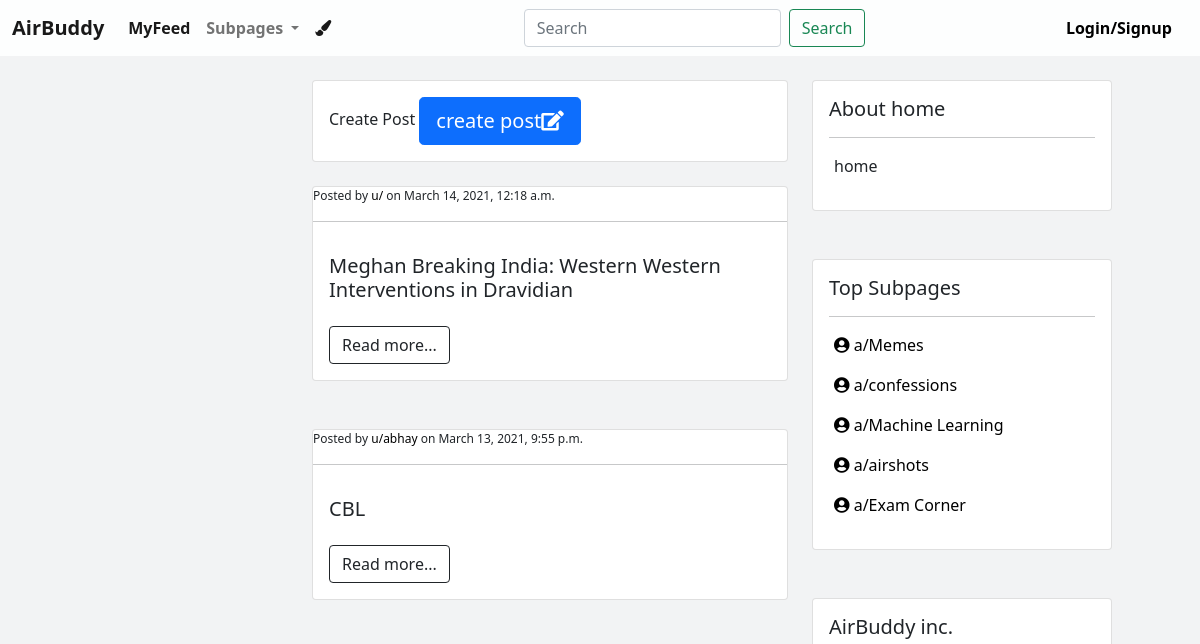
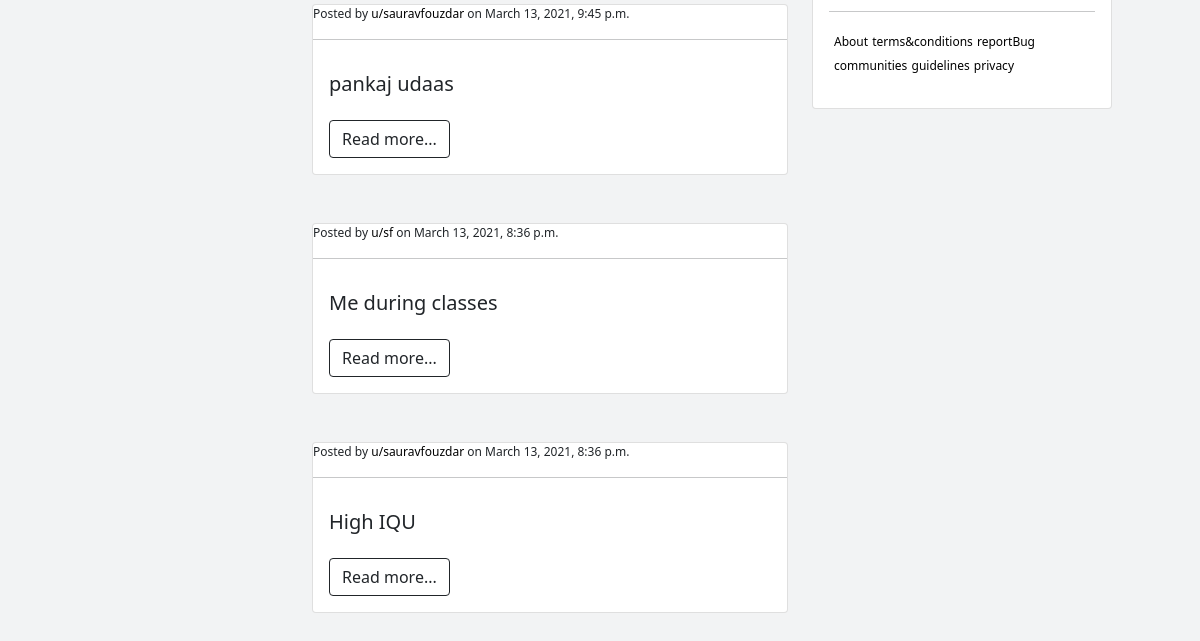
/ (upper part), run on an earlier commit of the app's database (2 pictures, top to bottom).
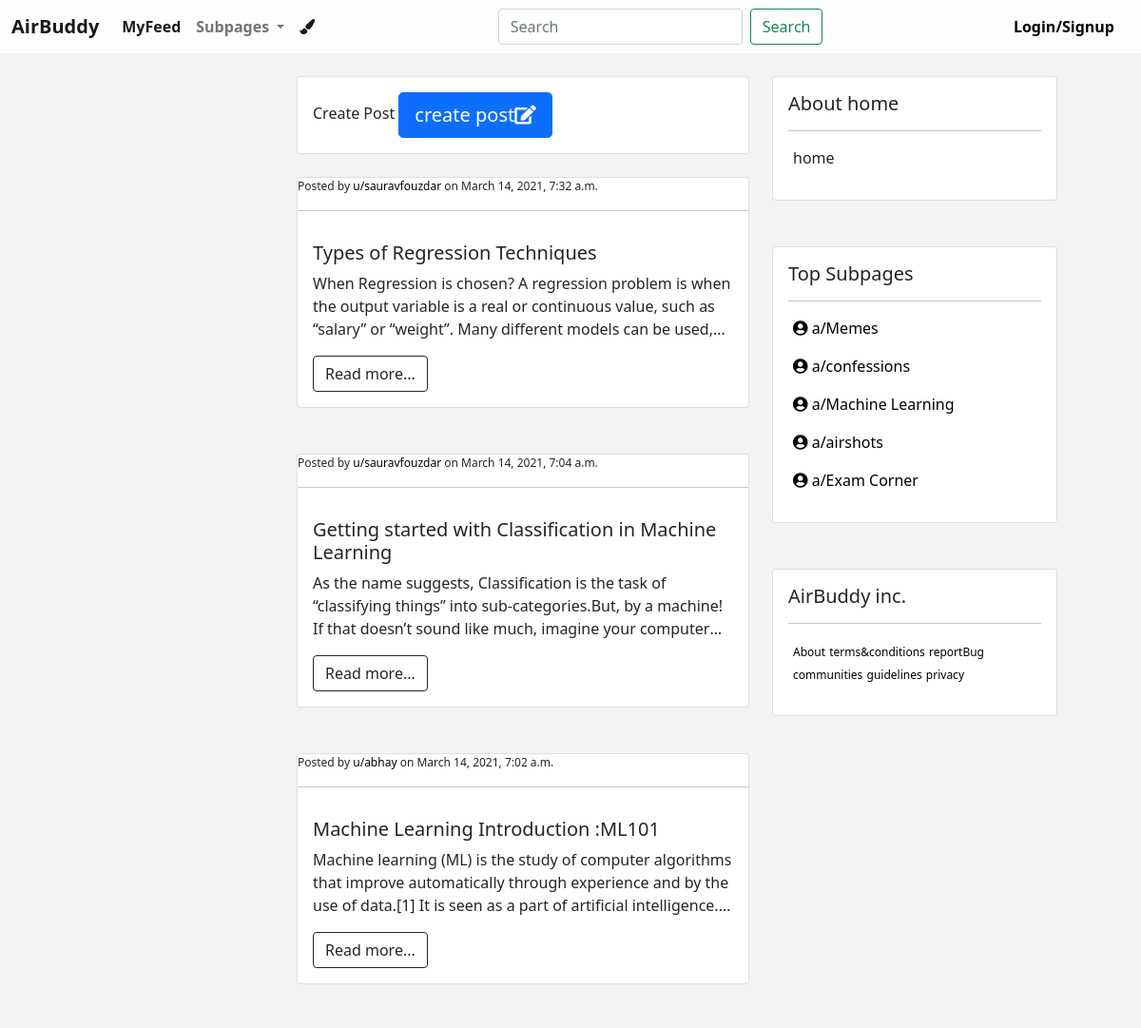
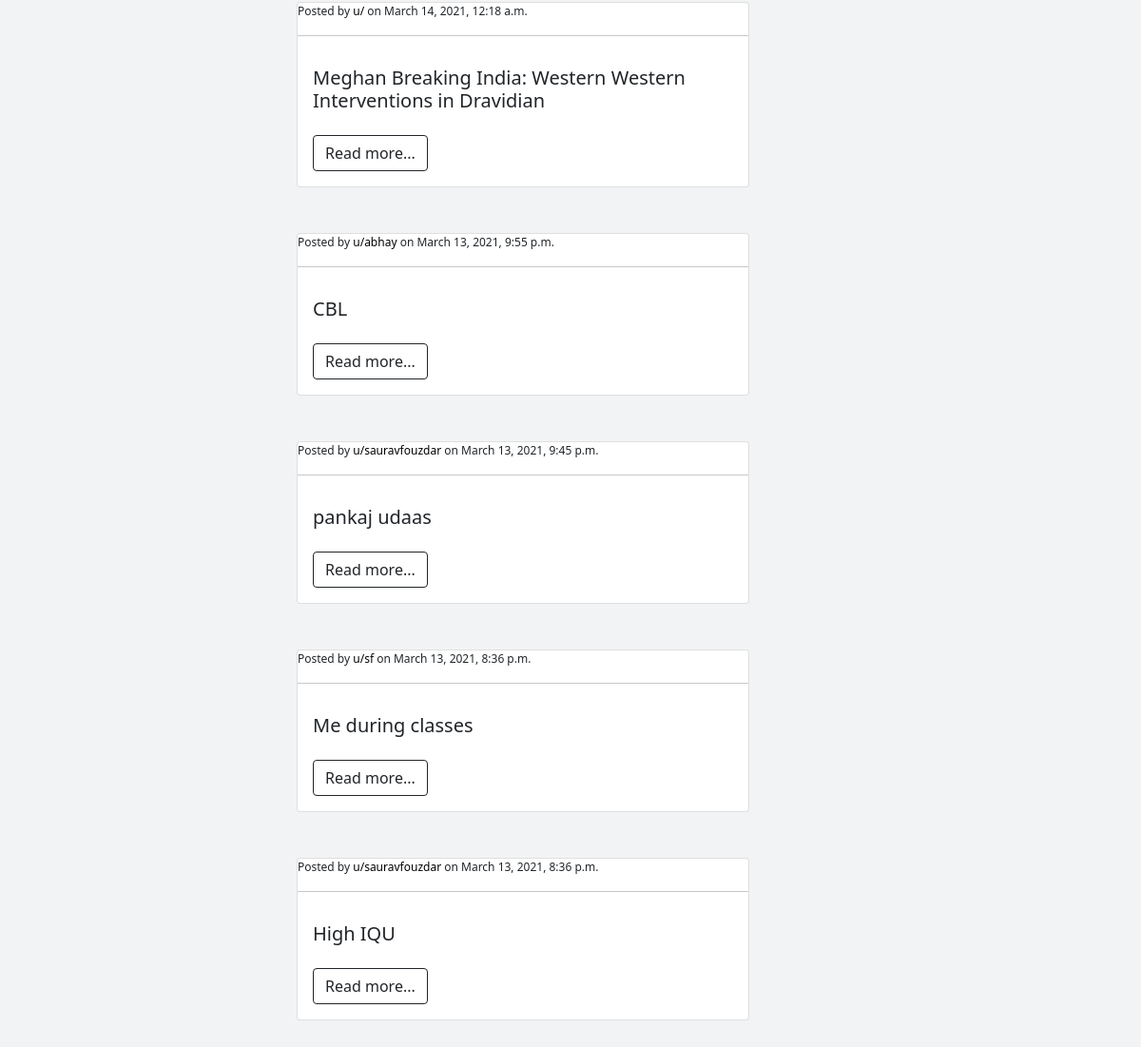
And on a later commit of the database (2 pictures, top to bottom).
### subpages/models.py (models this page shows, shortened)
class confessions(models.Model):
    title = models.CharField(max_length=100)
    post_data = models.TextField(max_length=5000)
    created_on = models.DateTimeField(auto_now_add = True)

class memes(models.Model):
    author = models.ForeignKey(
                        settings.AUTH_USER_MODEL,
                        on_delete=models.CASCADE,
                        related_name = 'meme_posts',
                        )
    title = models.TextField(max_length=100)
    post_data = models.FileField(upload_to='memes')
    created_on = models.DateTimeField(auto_now_add = True)

class ml(models.Model):
    author = models.ForeignKey(
                        settings.AUTH_USER_MODEL,
                        on_delete=models.CASCADE,
                        related_name = 'ml_post',
                        )
    title = models.TextField(max_length=100)
    description = models.TextField(max_length=5000)
    created_on = models.DateTimeField(auto_now_add = True)

### core/views.py (the view)
# urls.py: 2. Add a URL to urlpatterns:  path('', views.home, name='home')
def home(request):
    template_name =  'index.html'
    object_list = sorted(chain(
        memes.objects.all(),
        confessions.objects.all(),
        ml.objects.all()
    ), key=lambda obj: obj.created_on)
    return render(request, template_name, {'feed': object_list})

### core/templates/index.html
{% extends 'base.html' %}
{% load static %}
{% block content %}
<br>
<div class="container-fluid">
    <div class="row">
        <div class="col-md-3">  </div>
        <div class="col-md-5">
            <div class="card" style="background-color: rgb(255, 255, 255);">
                <div class="card-body">
                Create Post
                <a href="/a/submit">
                <button type="button" class="btn btn-primary btn-lg">create post<i class="fa fa-edit"></i></button>
                </a>
                </div>
            </div>
            <br>
    {% for row in feed reversed %}
        <div class="card">
            <p class="post-meta" style="font-size: 12px;margin: 0%;">Posted by
            <a href="#">u/{{row.author}}</a> on {{row.created_on}}</p><hr class="hr-light">
            <div class="card-body">
            <h5 class="card-title">{{row.title}}</h5>
            <p style="
                overflow : hidden;
                text-overflow: ellipsis;
                display: -webkit-box;
                -webkit-line-clamp: 3;
                -webkit-box-orient: vertical;
              "> {{row.description}}</p>
              <a href="/a/examCorner/{{row.pk}}"><button type="button" class="btn btn-outline-dark">Read more...</button></i></a>
            </div>
        </div>
      <br> <br>
    {% endfor %}
    </div>
        <div class="col-md-4">
            <div class="card" style="width: 300px;">
                <div class="card-body">
                    <h5 class="card-title">About home</h5>
                    <hr class="hr-light">
                <p class="post-meta" style="margin-left: 5px;">
                   home
                   </p>
            </div>
            </div>
            <br><br>
            <div class="card" style="width: 300px;">
                <div class="card-body">
                    <h5 class="card-title">Top Subpages</h5>
                    <hr class="hr-light">
                <p class="post-meta" style="margin-left: 5px;">
                    <a href="/a/memes"> <i class="fas fa-user-circle"></i> a/Memes</a>
                   </p>
    <p class="post-meta" style="margin-left: 5px;">
        <a href="/a/confessions">  <i class="fas fa-user-circle"></i> a/confessions</a>
                   </p>
                   <p class="post-meta" style="margin-left: 5px;">
                    <a href="/a/ml">  <i class="fas fa-user-circle"></i> a/Machine Learning</a>
                               </p>
                               <p class="post-meta" style="margin-left: 5px;">
                                <a href="/a/airshots">  <i class="fas fa-user-circle"></i> a/airshots</a>
                                           </p>
                                           <p class="post-meta" style="margin-left: 5px;">
                                            <a href="/a/examCorner"> <i class="fas fa-user-circle"></i> a/Exam Corner</a>
                                                       </p>
            </div>
        </div>
            <br><br>
            <div class="card" style="width: 300px;">
                <div class="card-body">
                    <h5 class="card-title">AirBuddy inc.</h5>
                    <hr class="hr-light">
                    <p style="margin-left: 5px;">
                        <a href=""> <small style="font-size: 12px;">About</small></a>
                        <a href=""><small style="font-size: 12px;">terms&conditions</small> </a>
                        <a href=""><small style="font-size: 12px;">reportBug</small> </a>
                        <a href=""><small style="font-size: 12px;">communities</small> </a>
                        <a href=""><small style="font-size: 12px;">guidelines</small> </a>
                        <a href=""><small style="font-size: 12px;">privacy</small> </a>
                   </p>
                </div>
            </div>
    </div>
</div>
{% endblock %}

What changed in the data, as far as the page shows it:
added ml: author "sauravfouzdar", created_on "March 14, 2021, 7:32 a.m.", title "Types of Regression Techniques", description "When Regression is chosen? A regression problem is when the output variable is a real or continuous value, such as “salary” or “weight”. Many different models can be…"
added ml: author "sauravfouzdar", created_on "March 14, 2021, 7:04 a.m.", title "Getting started with Classification in Machine Learning", description "As the name suggests, Classification is the task of “classifying things” into sub-categories.But, by a machine! If that doesn’t sound like much, imagine your…"
added ml: author "abhay", created_on "March 14, 2021, 7:02 a.m.", title "Machine Learning Introduction :ML101", description "Machine learning (ML) is the study of computer algorithms that improve automatically through experience and by the use of data.[1] It is seen as a part of artificial…"
